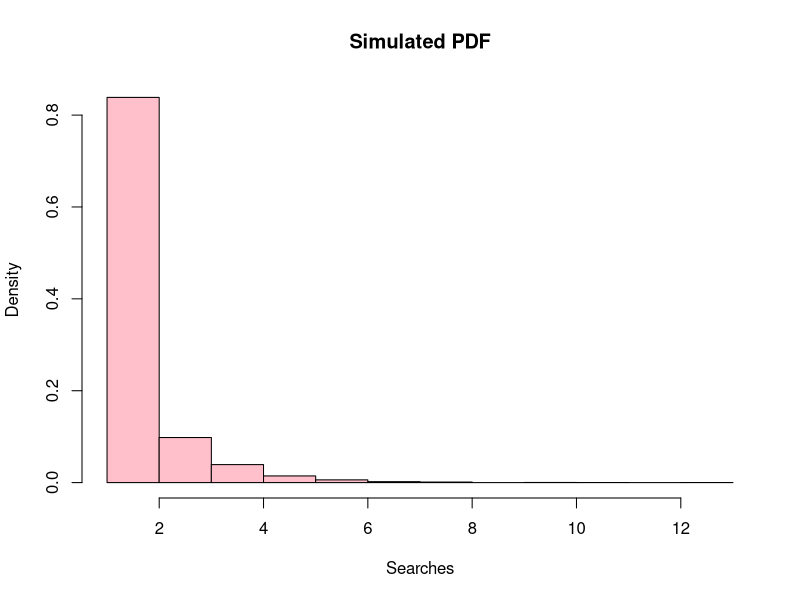

Generate this figure with R:
## ---- chunk 1
knitr::opts_chunk$set(echo = TRUE)
## ---- chunk 2
# Function to validate probability distribution
validate_probs <- function(probs) {
  return(all(probs >= 0 & probs <= 1) && sum(probs) == 1)
}

# Univariate discrete random variable
x_values <- c(1, 2, 3, 4, 5)
probs <- c(0.1, 0.2, 0.3, 0.2, 0.2)

if (validate_probs(probs)) {
  mean_x <- sum(x_values * probs)
  var_x <- sum(((x_values - mean_x)^2) * probs)
  cat("Mean:", mean_x, "\nVariance:", var_x, "\n")
} else {
  stop("Invalid probability distribution")
}
## ---- chunk 3
# Defining bivariate probability distribution
x_vals <- c(1, 2)
y_vals <- c(1, 2)
prob_matrix <- matrix(c(0.2, 0.3, 0.1, 0.4), nrow = 2, byrow = TRUE)

# Marginal distributions
px <- rowSums(prob_matrix)
py <- colSums(prob_matrix)

# Conditional probabilities
p_y_given_x <- prob_matrix / px

cat("Marginal P(X):", px, "\n")
cat("Marginal P(Y):", py, "\n")
cat("Conditional P(Y | X):\n")
print(p_y_given_x)
## ---- chunk 4
set.seed(123)
n_searches <- 10000
p <- 0.6 # Probability of finding the key phrase
searches <- rgeom(n_searches, prob = p) + 1

# Simulated PDF
hist(searches, probability = TRUE, main = "Simulated PDF", xlab = "Searches", col = "pink", border = "black")

# Mean and variance
mean_searches <- mean(searches)
var_searches <- var(searches)
cat("Mean:", mean_searches, "\nVariance:", var_searches, "\n")
## ---- chunk 5
cond_searches <- searches[searches > 3]
prob_x4_given_x3 <- mean(cond_searches == 4)
prob_x5_given_x3 <- mean(cond_searches == 5)
prob_x1 <- mean(searches == 1)
prob_x2 <- mean(searches == 2)

cat("P(X=4 | X>3):", prob_x4_given_x3, "\nP(X=1):", prob_x1, "\n")
cat("P(X=5 | X>3):", prob_x5_given_x3, "\nP(X=2):", prob_x2, "\n")
